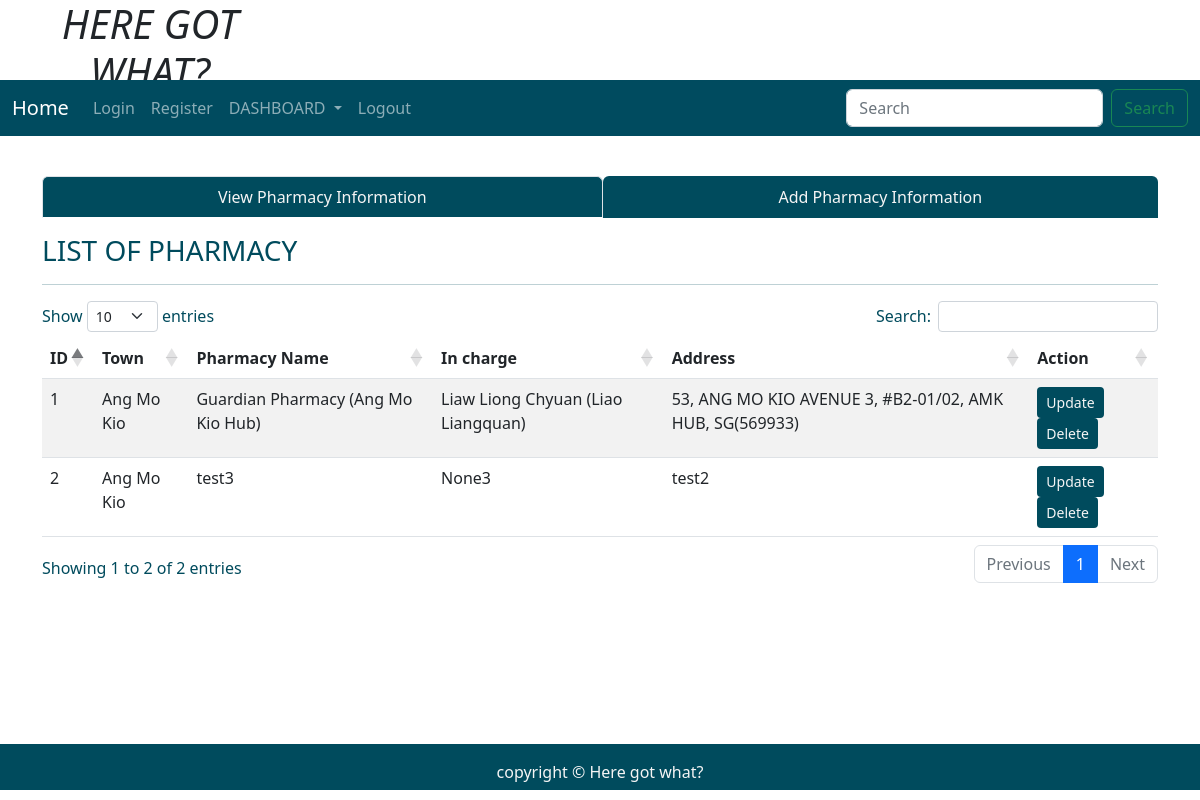
The page /singlepharm/Ang Mo Kio on the database its author committed.
### tables this page shows
CREATE TABLE "pharmacy" (
	"id"	INTEGER,
	"town"	TEXT,
	"pharmacy_name"	TEXT,
	"incharge"	TEXT,
	"address"	TEXT,
	FOREIGN KEY("town") REFERENCES "population"("town"),
	PRIMARY KEY("id" AUTOINCREMENT)
);

### application.py (the view)
@application.route('/singlepharm/<string:town>')
def singlepharm(town):
    user = get_active_user()
    db = get_database()
    param =  '%'+town+'%'
    pharm_cur = db.execute('SELECT * from pharmacy where town like ?', [town])
    all_pharm_info = pharm_cur.fetchall()
    print(all_pharm_info)
    return render_template('singlepharmacy.html', user = user, all_pharm_info = all_pharm_info)

### application.py (called while the page is built)
@application.teardown_appcontext
def close_database(error):
    if hasattr(g, 'ICT2103Web_db'):
        g.ICT2103Web_db.close()

def get_active_user():
    user = None
    if 'user' in session:
        user = session['user']
        db = get_database()
        user_cur = db.execute('select * from users where name =?', [user])
        user = user_cur.fetchone()
    return user

### database.py (called while the page is built)
def connect_to_database():
    sql = sqlite3.connect('C:/ICT2103Web/ICT2103Web.db')
    sql.row_factory = sqlite3.Row
    return sql

def get_database():
    if not hasattr(g, 'ICT2103Web_db'):
        g.ICT2103Web_db = connect_to_database()
    return  g.ICT2103Web_db

### templates/singlepharmacy.html (shortened to what this page needs)
<!DOCTYPE html>
<html lang="en">
<head>
    <link rel="stylesheet" href="https://cdnjs.cloudflare.com/ajax/libs/font-awesome/4.7.0/css/font-awesome.min.css">
    <link href="https://cdn.jsdelivr.net/npm/bootstrap@5.1.3/dist/css/bootstrap.min.css" rel="stylesheet"
>
    <link rel="stylesheet" href="{{ url_for('static', filename='home.css')}}" type="text/css">
    <link rel="stylesheet" href="https://cdnjs.cloudflare.com/ajax/libs/twitter-bootstrap/5.2.0/css/bootstrap.min.css">
    <link rel="stylesheet" href="https://cdn.datatables.net/1.12.1/css/dataTables.bootstrap5.min.css">
</head>
<body>
    <div class="parent">
        <div class="child child1">
            <h1 class="text-center"><i>HERE GOT WHAT?</i></h1>
        </div>
        <div class="child child3 dropdown">
            <nav class="navbar navbar-expand-lg navbar-dark" style="background-color: #004b5f;">
                <div class="container-fluid">
                    <a class="navbar-brand" href="{{url_for('index')}}">Home</a>
                    <div class="collapse navbar-collapse" id="navbarSupportedContent">
                        <ul class="navbar-nav me-auto mb-2 mb-lg-0">
                            <li class="nav-item">
                                <a class="nav-link" aria-current="page" href="{{url_for('userLogin')}}">Login</a>
                            </li>
                            <li class="nav-item">
                                <a class="nav-link" href="{{url_for('userRegister')}}">Register</a>
                            </li>
                            <li class="nav-item dropdown">
                                <a class="nav-link dropdown-toggle" href="#" id="navbarDropdown" role="button"
                                    data-bs-toggle="dropdown" aria-expanded="false">
                                    DASHBOARD
                                </a>
                            </li>
                            <li class="nav-item">
                                <a class="nav-link" href="#">Logout</a>
                            </li>
                        </ul>
                        <form class="d-flex">
                            <input class="form-control me-2" type="search" placeholder="Search" aria-label="Search">
                            <button class="btn btn-outline-success" type="submit">Search</button>
                        </form>
                    </div>
                </div>
            </nav>
        </div>
        <div class="child child5" style="color:rgb(0, 75, 93);">
        </div>
        <div class="child child6  container" style="color:rgb(0, 75, 93);">
            <ul class="nav nav-tabs nav-fill mb-3 dropdown">
                <li class="nav-item">
                    <a class="nav-link active" aria-current="page" href="{{ url_for('schoolinfo')}}"
                        style=" background-color:rgb(0, 75, 93); color:whitesmoke;">View Pharmacy Information</a>
                </li>
                <li class="nav-item">
                    <a class="nav-link" href="{{ url_for('addnewschool')}}"
                        style=" background-color:rgb(0, 75, 93); color:whitesmoke;">Add Pharmacy Information</a>
                </li>
            </ul>
            <div class="table-responsive-lg caption-top">
                <caption>
                    <h3>LIST OF PHARMACY</h3>
                </caption>
                <hr>
                <table class="table table-striped " id="example">
                    <thead>
                        <tr>
                            <th scope="col">ID</th>
                            <th scope="col">Town</th>
                            <th scope="col">Pharmacy Name</th>
                            <th scope="col">In charge</th>
                            <th scope="col">Address</th>
                            <th scope="col">Action</th>
                        </tr>
                    </thead>
                    <tbody>
                        {% for pharmacy in all_pharm_info %}
                        <tr>
                            <td scope="row">{{ pharmacy['id'] }}</td>
                            <td scope="row">{{ pharmacy['town'] }}</td>
                            <td scope="row">{{ pharmacy['pharmacy_name'] }}</td>
                            <td scope="row">{{ pharmacy['incharge'] }}</td>
                            <td scope="row">{{ pharmacy['address'] }}</td>
                            <td><a class="btn btn-sm" style="background-color:rgb(0, 75, 93); color:whitesmoke;"
                                    href="{{url_for('fetchonepharmacy', id = pharmacy['id'])}}">Update</a>
                                <a class="btn btn-sm" style="background-color:rgb(0, 75, 93); color:whitesmoke;"
                                    href="{{url_for('singlepharm', town = pharmacy['town'])}}">Delete</a>
                            </td>
                        </tr>
                        {% endfor %}
                    </tbody>
                </table>
            </div>
        </div>
        <div class="child child7" style="background-color:rgb(0, 75, 93); color:whitesmoke;">
            <p class="p-3 text-center">copyright &copy Here got what?</p>
        </div>
    </div>
</body>
</html>

### static/home.css (style rules this page uses)
html, body { height: 100%; background-color:whitesmoke; color:rgb(0, 75, 93); }
.parent { height: 100%; display: grid; grid-template-columns: repeat(4, 1fr); grid-template-rows: 10% 5% 7% auto 7%; }
.child { margin-bottom: 10px; }
.child1 { grid-column: 1/2; grid-row: 1/2; }
.child3 { grid-column: 1/-1; grid-row: 2/3; }
.child5 { grid-column: 4/5; grid-row: 3/4; text-align: center; }
.child6 { grid-column: 1/-1; grid-row: 4/5; }
.child7 { grid-column: 1/-1; grid-row: 5/6; }

### rows shown on the page
pharmacy: id "1", town "Ang Mo Kio", pharmacy_name "Guardian Pharmacy (Ang Mo Kio Hub)", incharge "Liaw Liong Chyuan (Liao Liangquan)", address "53, ANG MO KIO AVENUE 3, #B2-01/02, AMK HUB, SG(569933)"
pharmacy: id "2", town "Ang Mo Kio", pharmacy_name "test3", incharge "None3", address "test2"
